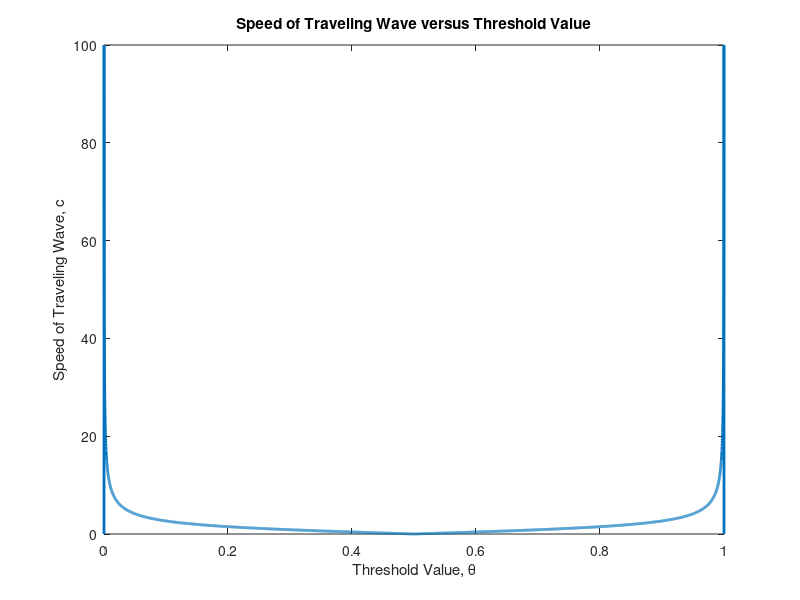

MATLAB code for this plot:
theta=linspace(0,1,10000);
c=sqrt(-(2*theta-1).^2./(theta.^2-theta));
plot(theta,c,'LineWidth',2)
xlabel('Threshold Value, \theta')
ylabel('Speed of Traveling Wave, c')
title('Speed of Traveling Wave versus Threshold Value')